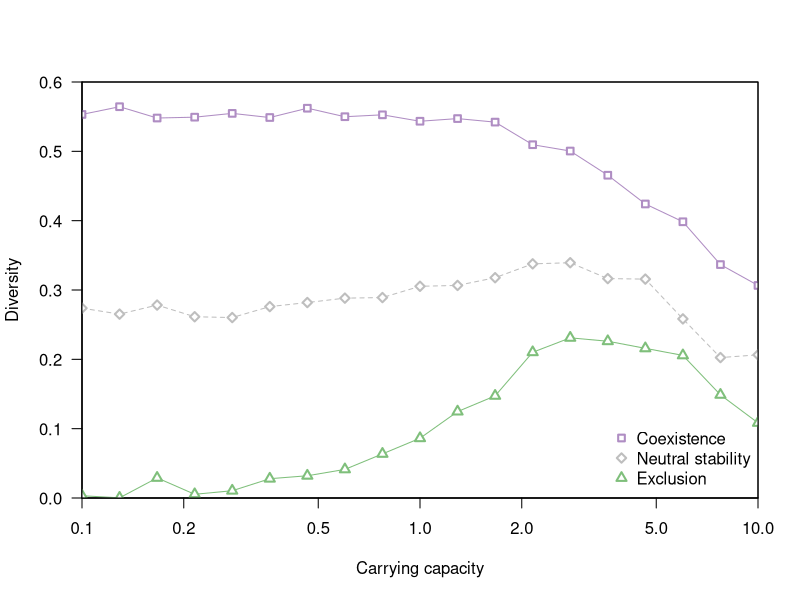

The R script that drew this image:
d <- read.table("./figures/sm1.dat", h=T)
d <- aggregate(d, by=list(d$competition, d$K), mean)

library(RColorBrewer)

pdf("figures/carryingcapacity.pdf", height=5)

palette(brewer.pal(3, "PRGn"))

plot(0, pch=NA, xlim=range(d$K), ylim=c(0, 0.6),
      xlab = "Carrying capacity", ylab = "Diversity",
      las = 1, log='x', xaxs='i', yaxs='i')

i <- 1
for(comp in unique(d$competition)) {
  x <- subset(d, competition == comp)
  co <- i
  lt <- 1
  if (comp == 1.0) co <- 'grey'
  if (comp == 1.0) lt <- 2
  lines(diversity~K, x, col = co, type='l', pch=NA, lwd=1, lty = lt)
  lines(diversity~K, x, col = co, type='p', pch=21+i, lwd=2, bg='white')
  i <- i + 1
}

legend("bottomright",
      legend=c("Coexistence", "Neutral stability", "Exclusion"),
      col = c(1, 'grey', 3),
      pch = 21 + c(1:3),
      pt.lwd = 2,
      bty='n')

box()

dev.off()
